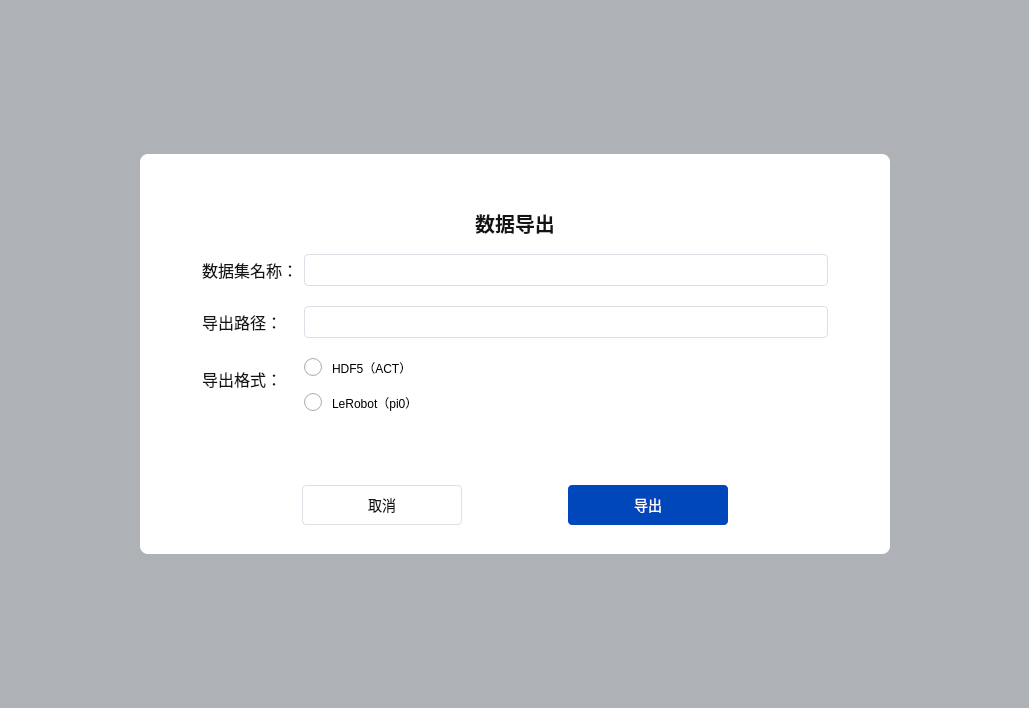
<?xml version="1.0" encoding="UTF-8"?>
<ui version="4.0">
 <class>FormDataExportProcess</class>
 <widget class="QWidget" name="FormDataExportProcess">
  <property name="geometry">
   <rect>
    <x>0</x>
    <y>0</y>
    <width>1029</width>
    <height>708</height>
   </rect>
  </property>
  <property name="windowTitle">
   <string>Form</string>
  </property>
  <property name="styleSheet">
   <string notr="true">border: none;
background-color: rgba(31, 41, 52,0.2);</string>
  </property>
  <layout class="QHBoxLayout" name="horizontalLayout_3">
   <property name="leftMargin">
    <number>9</number>
   </property>
   <property name="rightMargin">
    <number>9</number>
   </property>
   <item>
    <spacer name="horizontalSpacer_4">
     <property name="orientation">
      <enum>Qt::Horizontal</enum>
     </property>
     <property name="sizeHint" stdset="0">
      <size>
       <width>40</width>
       <height>20</height>
      </size>
     </property>
    </spacer>
   </item>
   <item>
    <widget class="QWidget" name="widget" native="true">
     <property name="sizePolicy">
      <sizepolicy hsizetype="Fixed" vsizetype="Fixed">
       <horstretch>0</horstretch>
       <verstretch>0</verstretch>
      </sizepolicy>
     </property>
     <property name="minimumSize">
      <size>
       <width>750</width>
       <height>400</height>
      </size>
     </property>
     <property name="maximumSize">
      <size>
       <width>750</width>
       <height>400</height>
      </size>
     </property>
     <property name="styleSheet">
      <string notr="true">background-color: #FFF;
border:none;
border-radius:8px;</string>
     </property>
     <layout class="QVBoxLayout" name="verticalLayout_3">
      <property name="leftMargin">
       <number>2</number>
      </property>
      <property name="topMargin">
       <number>8</number>
      </property>
      <property name="rightMargin">
       <number>2</number>
      </property>
      <item alignment="Qt::AlignRight">
       <widget class="QPushButton" name="btnClose">
        <property name="sizePolicy">
         <sizepolicy hsizetype="Fixed" vsizetype="Fixed">
          <horstretch>0</horstretch>
          <verstretch>0</verstretch>
         </sizepolicy>
        </property>
        <property name="minimumSize">
         <size>
          <width>40</width>
          <height>40</height>
         </size>
        </property>
        <property name="maximumSize">
         <size>
          <width>40</width>
          <height>40</height>
         </size>
        </property>
        <property name="styleSheet">
         <string notr="true">.QPushButton{
	border:none;
	background-image:url(:/res/image/close.png);
	background-repeat:no-repeat;
	background-position:center;
}
.QPushButton:hover{
	border:2px solid rgb(69,122,247);
	background-image:url(:/res/image/close.png);
	background-repeat:no-repeat;
	background-position:center;
}
.QPushButton:pressed{
	border:2px solid rgb(69,122,247);
	background-image:url(:/res/image/close.png);
	background-repeat:no-repeat;
	background-position:center;
}</string>
        </property>
        <property name="text">
         <string/>
        </property>
       </widget>
      </item>
      <item>
       <layout class="QVBoxLayout" name="verticalLayout_2">
        <property name="leftMargin">
         <number>60</number>
        </property>
        <property name="rightMargin">
         <number>60</number>
        </property>
        <property name="bottomMargin">
         <number>20</number>
        </property>
        <item>
         <widget class="QLabel" name="label">
          <property name="sizePolicy">
           <sizepolicy hsizetype="Preferred" vsizetype="Fixed">
            <horstretch>0</horstretch>
            <verstretch>0</verstretch>
           </sizepolicy>
          </property>
          <property name="minimumSize">
           <size>
            <width>0</width>
            <height>40</height>
           </size>
          </property>
          <property name="maximumSize">
           <size>
            <width>16777215</width>
            <height>40</height>
           </size>
          </property>
          <property name="styleSheet">
           <string notr="true">opacity: 1;
font-size: 20px;
font-weight: bold;
line-height: 24px;
color: #131414;
text-align: top;
padding-top:0px;</string>
          </property>
          <property name="text">
           <string>数据导出</string>
          </property>
          <property name="alignment">
           <set>Qt::AlignHCenter|Qt::AlignTop</set>
          </property>
         </widget>
        </item>
        <item>
         <layout class="QFormLayout" name="formLayout">
          <property name="verticalSpacing">
           <number>20</number>
          </property>
          <item row="0" column="0">
           <widget class="QLabel" name="label_2">
            <property name="styleSheet">
             <string notr="true">opacity: 1;
font-size: 16px;
font-weight: normal;
line-height: 24px;
color: #131414;
text-align: center;</string>
            </property>
            <property name="text">
             <string>数据集名称：</string>
            </property>
            <property name="alignment">
             <set>Qt::AlignRight|Qt::AlignTrailing|Qt::AlignVCenter</set>
            </property>
           </widget>
          </item>
          <item row="0" column="1">
           <widget class="QLineEdit" name="lineEditFileName">
            <property name="minimumSize">
             <size>
              <width>150</width>
              <height>32</height>
             </size>
            </property>
            <property name="maximumSize">
             <size>
              <width>16777215</width>
              <height>32</height>
             </size>
            </property>
            <property name="styleSheet">
             <string notr="true">.QLineEdit{
	background: #FFFFFF;
	border: 1px solid #DCDFE6;
	padding: 5px 12px;
	border-radius: 4px;
	opacity: 1;
	color: #606266;
	font-size: 16px;
	font-weight: normal;
}
.QLineEdit:read-only{
	background: #EEEEEE;
}</string>
            </property>
           </widget>
          </item>
          <item row="1" column="0">
           <widget class="QLabel" name="label_3">
            <property name="styleSheet">
             <string notr="true">opacity: 1;
font-size: 16px;
font-weight: normal;
line-height: 24px;
color: #131414;
text-align: center;</string>
            </property>
            <property name="text">
             <string>导出路径：</string>
            </property>
            <property name="alignment">
             <set>Qt::AlignRight|Qt::AlignTrailing|Qt::AlignVCenter</set>
            </property>
           </widget>
          </item>
          <item row="2" column="0">
           <widget class="QLabel" name="label_4">
            <property name="styleSheet">
             <string notr="true">opacity: 1;
font-size: 16px;
font-weight: normal;
line-height: 24px;
color: #131414;
text-align: center;</string>
            </property>
            <property name="text">
             <string>导出格式：</string>
            </property>
            <property name="alignment">
             <set>Qt::AlignRight|Qt::AlignTrailing|Qt::AlignVCenter</set>
            </property>
           </widget>
          </item>
          <item row="2" column="1">
           <layout class="QVBoxLayout" name="verticalLayout">
            <property name="spacing">
             <number>16</number>
            </property>
            <item>
             <widget class="QRadioButton" name="rdbFmtAct">
              <property name="styleSheet">
               <string notr="true">QRadioButton {
    spacing: 10px; 
    background-color: rgb(255, 255, 255);
}
QRadioButton::indicator {
    width: 18px;
    height: 18px;
}
QRadioButton::indicator:unchecked {
    border: none;
    background-color: white;
    image: url(:/res/image/unselected.png);
}
QRadioButton::indicator:checked {
    border: none;
    background-color: white;
    image: url(:/res/image/selected.png);
}</string>
              </property>
              <property name="text">
               <string>HDF5（ACT）</string>
              </property>
             </widget>
            </item>
            <item>
             <widget class="QRadioButton" name="rdbFmtPI0">
              <property name="styleSheet">
               <string notr="true">QRadioButton {
    spacing: 10px; 
    background-color: rgb(255, 255, 255);
}
QRadioButton::indicator {
    width: 18px;
    height: 18px;
}
QRadioButton::indicator:unchecked {
    border: none;
    background-color: white;
    image: url(:/res/image/unselected.png);
}
QRadioButton::indicator:checked {
    border: none;
    background-color: white;
    image: url(:/res/image/selected.png);
}</string>
              </property>
              <property name="text">
               <string>LeRobot（pi0）</string>
              </property>
             </widget>
            </item>
           </layout>
          </item>
          <item row="1" column="1">
           <widget class="QLineEdit" name="lineEditSavePath">
            <property name="minimumSize">
             <size>
              <width>150</width>
              <height>32</height>
             </size>
            </property>
            <property name="maximumSize">
             <size>
              <width>16777215</width>
              <height>32</height>
             </size>
            </property>
            <property name="styleSheet">
             <string notr="true">.QLineEdit{
	background: #FFFFFF;
	border: 1px solid #DCDFE6;
	padding: 5px 12px;
	border-radius: 4px;
	opacity: 1;
	color: #606266;
	font-size: 16px;
	font-weight: normal;
}
.QLineEdit:read-only{
	background: #FFFFFF;
}</string>
            </property>
           </widget>
          </item>
         </layout>
        </item>
        <item>
         <layout class="QHBoxLayout" name="horizontalLayout">
          <item>
           <spacer name="horizontalSpacer_2">
            <property name="orientation">
             <enum>Qt::Horizontal</enum>
            </property>
            <property name="sizeHint" stdset="0">
             <size>
              <width>40</width>
              <height>20</height>
             </size>
            </property>
           </spacer>
          </item>
          <item>
           <widget class="QPushButton" name="btnCancel">
            <property name="sizePolicy">
             <sizepolicy hsizetype="Fixed" vsizetype="Fixed">
              <horstretch>0</horstretch>
              <verstretch>0</verstretch>
             </sizepolicy>
            </property>
            <property name="minimumSize">
             <size>
              <width>160</width>
              <height>40</height>
             </size>
            </property>
            <property name="maximumSize">
             <size>
              <width>160</width>
              <height>40</height>
             </size>
            </property>
            <property name="styleSheet">
             <string notr="true">.QPushButton{
    border-radius: 4px;
    opacity: 1;
    background: #FFFFFF;
    border:1px solid #DCDFE6;
    font-size: 14px;
    font-weight: normal;
    line-height: 24px;
    color: #131414;
    padding-left:16px;
    padding-right:16px;
}

.QPushButton:!enabled{
	color: #909399;
}

.QPushButton:hover{
	border:1px solid #131414;
}</string>
            </property>
            <property name="text">
             <string>取消</string>
            </property>
           </widget>
          </item>
          <item>
           <spacer name="horizontalSpacer">
            <property name="orientation">
             <enum>Qt::Horizontal</enum>
            </property>
            <property name="sizeHint" stdset="0">
             <size>
              <width>40</width>
              <height>20</height>
             </size>
            </property>
           </spacer>
          </item>
          <item>
           <widget class="QPushButton" name="btnExport">
            <property name="sizePolicy">
             <sizepolicy hsizetype="Fixed" vsizetype="Fixed">
              <horstretch>0</horstretch>
              <verstretch>0</verstretch>
             </sizepolicy>
            </property>
            <property name="minimumSize">
             <size>
              <width>160</width>
              <height>40</height>
             </size>
            </property>
            <property name="maximumSize">
             <size>
              <width>160</width>
              <height>40</height>
             </size>
            </property>
            <property name="styleSheet">
             <string notr="true">.QPushButton{
	border-radius: 4px;
	opacity: 1;
	background: #0047BB;
	border:none;
	font-size: 14px;
	font-weight: normal;
	color: #FFFFFF;
	padding-left:16px;
	padding-right:16px;
}
.QPushButton:hover{
	border:1px solid #0000FF;
}</string>
            </property>
            <property name="text">
             <string>导出</string>
            </property>
           </widget>
          </item>
          <item>
           <spacer name="horizontalSpacer_3">
            <property name="orientation">
             <enum>Qt::Horizontal</enum>
            </property>
            <property name="sizeHint" stdset="0">
             <size>
              <width>40</width>
              <height>20</height>
             </size>
            </property>
           </spacer>
          </item>
         </layout>
        </item>
       </layout>
      </item>
     </layout>
    </widget>
   </item>
   <item>
    <spacer name="horizontalSpacer_5">
     <property name="orientation">
      <enum>Qt::Horizontal</enum>
     </property>
     <property name="sizeHint" stdset="0">
      <size>
       <width>40</width>
       <height>20</height>
      </size>
     </property>
    </spacer>
   </item>
  </layout>
 </widget>
 <resources/>
 <connections/>
</ui>
